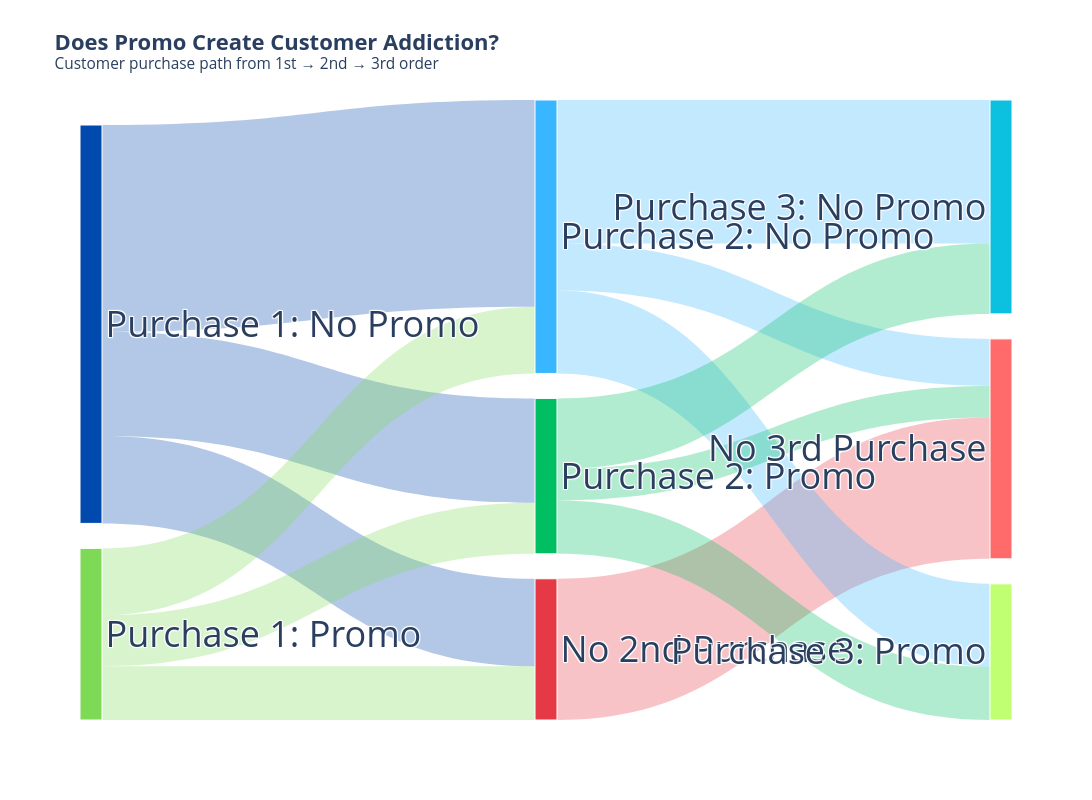

The code cell stored with this chart in its notebook:
### Code cell
import pandas as pd
import plotly.graph_objects as go

# =========================
# Prepare order-level promo flag
# =========================
orders_df = orders.copy()
items_df = order_items.copy()

orders_df["order_date"] = pd.to_datetime(orders_df["order_date"])

promo_cols = [c for c in ["promo_id", "promo_id_2"] if c in items_df.columns]

if "discount_amount" in items_df.columns:
    items_df["has_discount"] = items_df["discount_amount"].fillna(0) > 0
else:
    items_df["has_discount"] = False

items_df["has_promo_id"] = False
for col in promo_cols:
    items_df["has_promo_id"] = items_df["has_promo_id"] | items_df[col].notna()

items_df["is_promo_item"] = items_df["has_promo_id"] | items_df["has_discount"]

order_promo = (
    items_df.groupby("order_id")["is_promo_item"]
    .any()
    .reset_index(name="is_promo_order")
)

df = orders_df.merge(order_promo, on="order_id", how="left")
df["is_promo_order"] = df["is_promo_order"].fillna(False)

# =========================
# Customer purchase sequence
# =========================
df = df.sort_values(["customer_id", "order_date", "order_id"])

df["purchase_no"] = (
    df.groupby("customer_id")
    .cumcount() + 1
)

df = df[df["purchase_no"].isin([1, 2, 3])]

df["stage_label"] = df.apply(
    lambda x: f"Purchase {x['purchase_no']}: " + ("Promo" if x["is_promo_order"] else "No Promo"),
    axis=1
)

seq = (
    df.pivot_table(
        index="customer_id",
        columns="purchase_no",
        values="stage_label",
        aggfunc="first"
    )
    .reset_index()
)

seq = seq.rename(columns={
    1: "purchase_1",
    2: "purchase_2",
    3: "purchase_3"
})

seq["purchase_2"] = seq["purchase_2"].fillna("No 2nd Purchase")
seq["purchase_3"] = seq["purchase_3"].fillna("No 3rd Purchase")

# =========================
# Build Sankey links
# =========================
links_12 = (
    seq.groupby(["purchase_1", "purchase_2"])
    .size()
    .reset_index(name="value")
)

links_23 = (
    seq.groupby(["purchase_2", "purchase_3"])
    .size()
    .reset_index(name="value")
)

links = pd.concat([
    links_12.rename(columns={"purchase_1": "source", "purchase_2": "target"}),
    links_23.rename(columns={"purchase_2": "source", "purchase_3": "target"})
])

labels = pd.unique(links[["source", "target"]].values.ravel()).tolist()
label_to_id = {label: i for i, label in enumerate(labels)}

links["source_id"] = links["source"].map(label_to_id)
links["target_id"] = links["target"].map(label_to_id)

# =========================
# Color logic
# =========================

warm_colors = [
    "#E63946",  # đỏ
    "#FF6B6B",  # đỏ nhạt
    "#F77F00",  # cam
    "#FFB703"   # vàng cam
]

promo_blues = [
    "#004AAD",  # xanh đậm
    "#38B6FF",
    "#0CC0DF"
]

light_colors = [
    "#00BF63",
    "#7ED957",
    "#C1FF72"
]

label_colors = {}

warm_idx = 0
promo_idx = 0
light_idx = 0

for label in labels:
    # 🔴 Drop-off (ưu tiên cao nhất)
    if "No 2nd Purchase" in label or "No 3rd Purchase" in label:
        label_colors[label] = warm_colors[warm_idx % len(warm_colors)]
        warm_idx += 1

    # 🔵 Promo → xanh đậm
    elif "No Promo" in label:
        label_colors[label] = promo_blues[promo_idx % len(promo_blues)]
        promo_idx += 1

    # 🟢/🔹 No Promo → xanh nhạt (blue + green mix)
    else:
        label_colors[label] = light_colors[light_idx % len(light_colors)]
        light_idx += 1

node_colors = [label_colors[label] for label in labels]

import matplotlib.colors as mcolors

def hex_to_rgba(hex_color, alpha=0.3):
    r, g, b = mcolors.to_rgb(hex_color)
    return f"rgba({int(r*255)},{int(g*255)},{int(b*255)},{alpha})"

link_colors = [
    hex_to_rgba(label_colors[src], 0.3)
    for src in links["source"]
]

# =========================
# Plot
# =========================
fig = go.Figure(data=[go.Sankey(
    arrangement="snap",
    node=dict(
        pad=25,
        thickness=22,
        line=dict(color="white", width=1),
        label=labels,
        color=node_colors
    ),
    link=dict(
        source=links["source_id"],
        target=links["target_id"],
        value=links["value"],
        color=link_colors
    )
)])

fig.update_layout(
    title=dict(
        text="<b>Does Promo Create Customer Addiction?</b><br><sup>Customer purchase path from 1st → 2nd → 3rd order</sup>",
        font=dict(size=22)
    ),
    font=dict(size=36),
    height=800,
    width=1800
)

fig.show()

### Figure 1 — Plotly figure (JSON) as saved in the notebook; plotly's stock layout.template omitted (floating-point values rounded to 4 significant figures)
{"data": [{"arrangement": "snap", "link": {"color": ["rgba(0,74,173,0.3)", "rgba(0,74,173,0.3)", "rgba(0,74,173,0.3)", "rgba(126,217,87,0.3)", "rgba(126,217,87,0.3)", "rgba(126,217,87,0.3)", "rgba(230,57,70,0.3)", "rgba(56,182,255,0.3)", "rgba(56,182,255,0.3)", "rgba(56,182,255,0.3)", "rgba(0,191,99,0.3)", "rgba(0,191,99,0.3)", "rgba(0,191,99,0.3)"], "source": [0, 0, 0, 4, 4, 4, 1, 2, 2, 2, 3, 3, 3], "target": [1, 2, 3, 1, 2, 3, 5, 5, 6, 7, 5, 6, 7], "value": [13841, 32715, 16520, 8517, 10579, 8074, 22358, 7454, 22724, 13116, 5006, 11139, 8449]}, "node": {"color": ["#004AAD", "#E63946", "#38B6FF", "#00BF63", "#7ED957", "#FF6B6B", "#0CC0DF", "#C1FF72"], "label": ["Purchase 1: No Promo", "No 2nd Purchase", "Purchase 2: No Promo", "Purchase 2: Promo", "Purchase 1: Promo", "No 3rd Purchase", "Purchase 3: No Promo", "Purchase 3: Promo"], "line": {"color": "white", "width": 1}, "pad": 25, "thickness": 22}, "type": "sankey"}], "layout": {"font": {"size": 36}, "height": 800, "title": {"font": {"size": 22}, "text": "<b>Does Promo Create Customer Addiction?</b><br><sup>Customer purchase path from 1st → 2nd → 3rd order</sup>"}, "width": 1800}}
